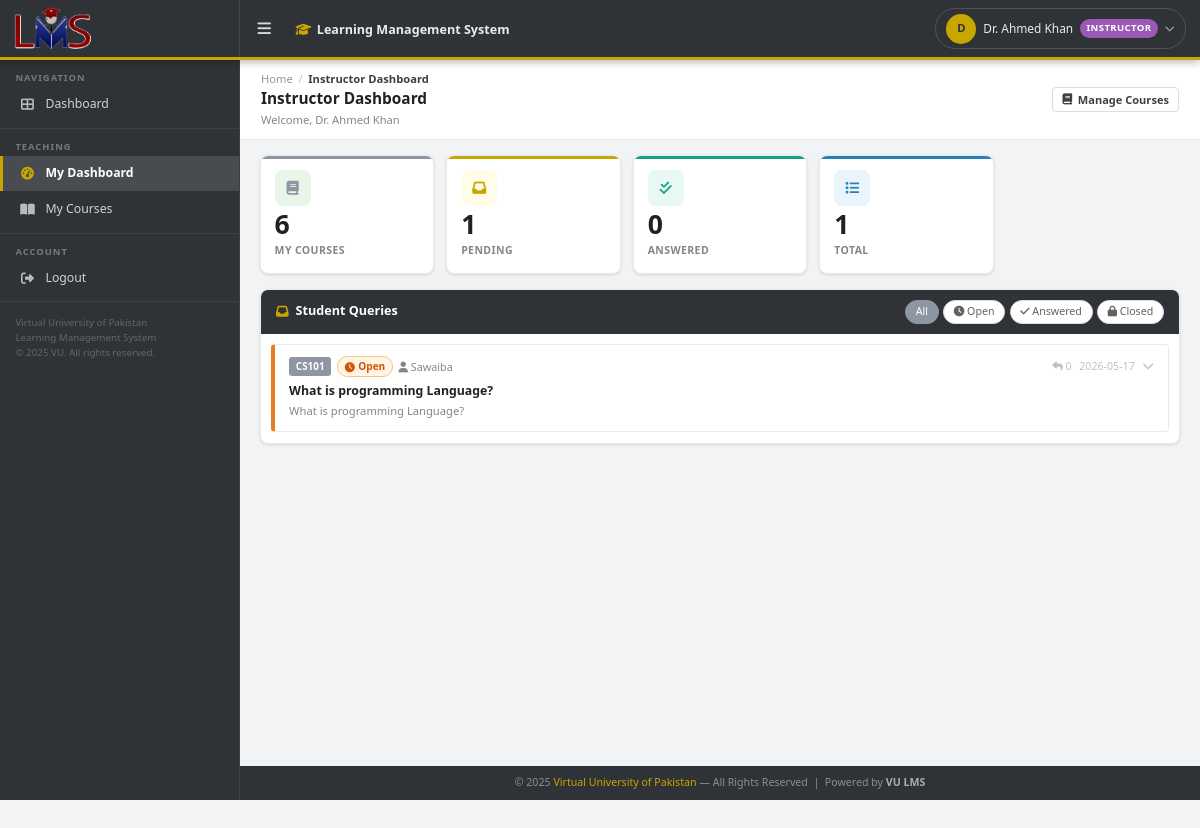
The page /instructor (signed in) on the database its author committed.
### tables this page shows
CREATE TABLE queries (
    id           INTEGER PRIMARY KEY AUTOINCREMENT,
    student_id   INTEGER NOT NULL,
    course_id    INTEGER NOT NULL,
    title        TEXT NOT NULL,
    body         TEXT NOT NULL,
    status       TEXT NOT NULL DEFAULT 'open' CHECK(status IN ('open','answered','closed')),
    created_at   TEXT DEFAULT (datetime('now')),
    FOREIGN KEY(student_id) REFERENCES users(id),
    FOREIGN KEY(course_id) REFERENCES courses(id)
);

CREATE TABLE courses (
    id          INTEGER PRIMARY KEY AUTOINCREMENT,
    code        TEXT NOT NULL UNIQUE,
    title       TEXT NOT NULL
);

CREATE TABLE users (
    id          INTEGER PRIMARY KEY AUTOINCREMENT,
    full_name   TEXT NOT NULL,
    email       TEXT NOT NULL UNIQUE COLLATE NOCASE,
    password    TEXT NOT NULL,
    role        TEXT NOT NULL DEFAULT 'student' CHECK(role IN ('student','instructor','admin')),
    status      TEXT NOT NULL DEFAULT 'active',
    created_at  TEXT DEFAULT (datetime('now'))
);

### app/routes.py (the view)
@bp.route('/instructor')
@role_required('instructor')
def instructor_dashboard():
    uid = session['user_id']
    my_courses = get_user_courses(uid)
    queries = get_queries_for_instructor(uid)
    return render_template('instructor_dashboard.html',
                           courses=my_courses, queries=queries)

### app/database.py (called while the page is built)
def get_db():
    if 'db' not in g:
        g.db = sqlite3.connect(DB_PATH, detect_types=sqlite3.PARSE_DECLTYPES)
        g.db.row_factory = sqlite3.Row
        g.db.execute("PRAGMA foreign_keys = ON")
    return g.db

def get_user_courses(uid):
    return get_db().execute("""
        SELECT c.* FROM courses c
        JOIN enrollments e ON e.course_id = c.id
        WHERE e.user_id = ? ORDER BY c.code
    """, (uid,)).fetchall()

def get_queries_for_instructor(instructor_id):
    return get_db().execute("""
        SELECT q.*, c.code, c.title as course_title,
               u.full_name as student_name,
               (SELECT COUNT(*) FROM answers a WHERE a.query_id=q.id) as answer_count
        FROM queries q
        JOIN courses c ON c.id = q.course_id
        JOIN users u ON u.id = q.student_id
        WHERE c.id IN (
            SELECT course_id FROM enrollments WHERE user_id=?
        )
        ORDER BY q.status ASC, q.created_at DESC
    """, (instructor_id,)).fetchall()

### app/routes.py (called while the page is built)
def role_required(*roles):
    def decorator(f):
        @wraps(f)
        def wrapper(*args, **kwargs):
            if 'user_id' not in session:
                return redirect(url_for('main.login'))
            if session.get('role') not in roles:
                flash('Access denied.', 'danger')
                return redirect(url_for('main.dashboard'))
            return f(*args, **kwargs)
        return wrapper
    return decorator

### app/templates/instructor_dashboard.html (shortened to what this page needs)
{% extends 'base.html' %}
{% block content_header %}
<div class="content-header">
  <div>
    <div class="breadcrumb"><a href="#">Home</a><span class="sep">/</span><span class="current">Instructor Dashboard</span></div>
    <div class="page-title">Instructor Dashboard</div>
    <div class="page-subtitle">Welcome, {{ session.full_name }}</div>
  </div>
  <a href="{{ url_for('main.instructor_courses') }}" class="btn-secondary btn-sm"><i class="fas fa-book"></i> Manage Courses</a>
</div>
{% endblock %}
{% block content %}
<div class="stats-grid">
  <div class="stat-box green"><div class="stat-box-icon"><i class="fas fa-book"></i></div><div class="stat-num">{{ courses|length }}</div><div class="stat-label">My Courses</div></div>
  <div class="stat-box gold"><div class="stat-box-icon"><i class="fas fa-inbox"></i></div><div class="stat-num">{{ queries|selectattr('status','equalto','open')|list|length }}</div><div class="stat-label">Pending</div></div>
  <div class="stat-box teal"><div class="stat-box-icon"><i class="fas fa-check-double"></i></div><div class="stat-num">{{ queries|selectattr('status','equalto','answered')|list|length }}</div><div class="stat-label">Answered</div></div>
  <div class="stat-box blue"><div class="stat-box-icon"><i class="fas fa-list"></i></div><div class="stat-num">{{ queries|length }}</div><div class="stat-label">Total</div></div>
</div>
<div class="card">
  <div class="card-header">
    <h3><i class="fas fa-inbox"></i> Student Queries</h3>
    <div class="filter-pills" style="margin-left:auto">
      <span class="filter-pill active" data-filter="all">All</span>
      <span class="filter-pill" data-filter="open"><i class="fas fa-clock"></i> Open</span>
      <span class="filter-pill" data-filter="answered"><i class="fas fa-check"></i> Answered</span>
      <span class="filter-pill" data-filter="closed"><i class="fas fa-lock"></i> Closed</span>
    </div>
  </div>
  <div class="card-body" style="padding:.75rem">
    {% if queries %}
    <div class="query-list">
      {% for q in queries %}
      <div class="query-item" data-status="{{ q.status }}" onclick="toggleQuery({{ q.id }}, this)">
        <div class="query-header-row">
          <div class="query-meta">
            <span class="query-course-tag">{{ q.code }}</span>
            <span class="status-badge status-{{ q.status }}">
              {% if q.status=='open' %}<i class="fas fa-clock"></i>{% elif q.status=='answered' %}<i class="fas fa-check"></i>{% else %}<i class="fas fa-lock"></i>{% endif %}
              {{ q.status|capitalize }}
            </span>
            <span class="student-name-badge"><i class="fas fa-user"></i> {{ q.student_name }}</span>
          </div>
          <div class="query-actions">
            <span class="answer-count"><i class="fas fa-reply"></i> {{ q.answer_count }}</span>
            <span class="query-time">{{ q.created_at[:10] }}</span>
            <i class="fas fa-chevron-down toggle-icon"></i>
          </div>
        </div>
        <div class="query-title">{{ q.title }}</div>
        <div class="query-body-preview">{{ q.body[:120] }}{% if q.body|length > 120 %}...{% endif %}</div>
      </div>
      {% endfor %}
    </div>
    {% else %}
    <div class="empty-state">
      <i class="fas fa-inbox"></i>
      <p>No student queries for your courses yet.</p>
      <a href="{{ url_for('main.instructor_courses') }}" class="btn-secondary"><i class="fas fa-book"></i> Manage Courses</a>
    </div>
    {% endif %}
  </div>
</div>
{% endblock %}

### rows shown on the page
queries: code "CS101", status "Open", student_name "Sawaiba", answer_count "0", created_at "2026-05-17", title "What is programming Language?", body "What is programming Language?"

### other values the page prints
{{ session.full_name[0]|upper }} "D"
{{ session.full_name }} "Dr. Ahmed Khan"
{{ session.role|capitalize }} "INSTRUCTOR"
{{ 2025 }} "2025"
{{ courses|length }} "6"
{{ queries|selectattr('status','equalto','open')|list|length }} "1"
{{ queries|selectattr('status','equalto','answered')|list|length }} "0"
{{ queries|length }} "1"
